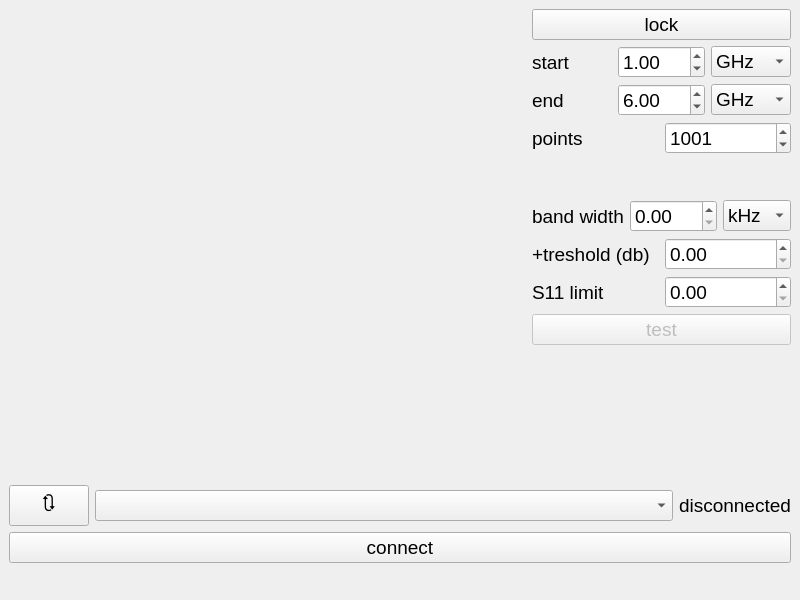
<?xml version="1.0" encoding="UTF-8"?>
<ui version="4.0">
 <class>MainWindow</class>
 <widget class="QMainWindow" name="MainWindow">
  <property name="geometry">
   <rect>
    <x>0</x>
    <y>0</y>
    <width>800</width>
    <height>600</height>
   </rect>
  </property>
  <property name="windowTitle">
   <string>MainWindow</string>
  </property>
  <widget class="QWidget" name="centralwidget">
   <layout class="QVBoxLayout" name="verticalLayout_4">
    <item>
     <layout class="QHBoxLayout" name="workingLayout">
      <item>
       <widget class="QCustomPlot" name="plot" native="true">
        <property name="sizePolicy">
         <sizepolicy hsizetype="Expanding" vsizetype="Expanding">
          <horstretch>0</horstretch>
          <verstretch>0</verstretch>
         </sizepolicy>
        </property>
       </widget>
      </item>
      <item>
       <spacer name="horizontalSpacer">
        <property name="orientation">
         <enum>Qt::Orientation::Horizontal</enum>
        </property>
        <property name="sizeType">
         <enum>QSizePolicy::Policy::Maximum</enum>
        </property>
        <property name="sizeHint" stdset="0">
         <size>
          <width>40</width>
          <height>20</height>
         </size>
        </property>
       </spacer>
      </item>
      <item>
       <layout class="QVBoxLayout" name="verticalLayout_2">
        <item>
         <widget class="QPushButton" name="lockPushButton">
          <property name="font">
           <font>
            <pointsize>14</pointsize>
           </font>
          </property>
          <property name="cursor">
           <cursorShape>PointingHandCursor</cursorShape>
          </property>
          <property name="text">
           <string>lock</string>
          </property>
         </widget>
        </item>
        <item>
         <layout class="QHBoxLayout" name="horizontalLayout_4">
          <item>
           <widget class="QLabel" name="label_3">
            <property name="font">
             <font>
              <pointsize>14</pointsize>
             </font>
            </property>
            <property name="text">
             <string>start</string>
            </property>
           </widget>
          </item>
          <item>
           <widget class="QDoubleSpinBox" name="startHzDoubleSpinBox">
            <property name="font">
             <font>
              <pointsize>14</pointsize>
             </font>
            </property>
            <property name="maximum">
             <double>999.990000000000009</double>
            </property>
            <property name="value">
             <double>1.000000000000000</double>
            </property>
           </widget>
          </item>
          <item>
           <widget class="QComboBox" name="startUnitComboBox">
            <property name="font">
             <font>
              <pointsize>14</pointsize>
             </font>
            </property>
            <property name="cursor">
             <cursorShape>PointingHandCursor</cursorShape>
            </property>
            <property name="currentIndex">
             <number>3</number>
            </property>
            <item>
             <property name="text">
              <string>Hz</string>
             </property>
            </item>
            <item>
             <property name="text">
              <string>kHz</string>
             </property>
            </item>
            <item>
             <property name="text">
              <string>MHz</string>
             </property>
            </item>
            <item>
             <property name="text">
              <string>GHz</string>
             </property>
            </item>
           </widget>
          </item>
         </layout>
        </item>
        <item>
         <layout class="QHBoxLayout" name="horizontalLayout_5">
          <item>
           <widget class="QLabel" name="label_4">
            <property name="font">
             <font>
              <pointsize>14</pointsize>
             </font>
            </property>
            <property name="text">
             <string>end</string>
            </property>
           </widget>
          </item>
          <item>
           <widget class="QDoubleSpinBox" name="endHzDoubleSpinBox">
            <property name="font">
             <font>
              <pointsize>14</pointsize>
             </font>
            </property>
            <property name="maximum">
             <double>999.990000000000009</double>
            </property>
            <property name="value">
             <double>6.000000000000000</double>
            </property>
           </widget>
          </item>
          <item>
           <widget class="QComboBox" name="endUnitComboBox">
            <property name="font">
             <font>
              <pointsize>14</pointsize>
             </font>
            </property>
            <property name="cursor">
             <cursorShape>PointingHandCursor</cursorShape>
            </property>
            <property name="currentIndex">
             <number>3</number>
            </property>
            <item>
             <property name="text">
              <string>Hz</string>
             </property>
            </item>
            <item>
             <property name="text">
              <string>kHz</string>
             </property>
            </item>
            <item>
             <property name="text">
              <string>MHz</string>
             </property>
            </item>
            <item>
             <property name="text">
              <string>GHz</string>
             </property>
            </item>
           </widget>
          </item>
         </layout>
        </item>
        <item>
         <layout class="QHBoxLayout" name="horizontalLayout_2">
          <item>
           <widget class="QLabel" name="label">
            <property name="font">
             <font>
              <pointsize>14</pointsize>
             </font>
            </property>
            <property name="text">
             <string>points</string>
            </property>
           </widget>
          </item>
          <item>
           <widget class="QSpinBox" name="pointsCountSpinBox">
            <property name="font">
             <font>
              <pointsize>14</pointsize>
             </font>
            </property>
            <property name="minimum">
             <number>1</number>
            </property>
            <property name="maximum">
             <number>5001</number>
            </property>
            <property name="value">
             <number>1001</number>
            </property>
           </widget>
          </item>
         </layout>
        </item>
        <item>
         <spacer name="verticalSpacer_2">
          <property name="orientation">
           <enum>Qt::Orientation::Vertical</enum>
          </property>
          <property name="sizeHint" stdset="0">
           <size>
            <width>20</width>
            <height>40</height>
           </size>
          </property>
         </spacer>
        </item>
        <item>
         <layout class="QHBoxLayout" name="horizontalLayout_3">
          <item>
           <widget class="QLabel" name="label_2">
            <property name="font">
             <font>
              <pointsize>14</pointsize>
             </font>
            </property>
            <property name="text">
             <string>band width</string>
            </property>
           </widget>
          </item>
          <item>
           <widget class="QDoubleSpinBox" name="bandWidthDoubleSpinBox">
            <property name="font">
             <font>
              <pointsize>14</pointsize>
             </font>
            </property>
            <property name="maximum">
             <double>999.990000000000009</double>
            </property>
           </widget>
          </item>
          <item>
           <widget class="QComboBox" name="bandWidthComboBox">
            <property name="font">
             <font>
              <pointsize>14</pointsize>
             </font>
            </property>
            <property name="cursor">
             <cursorShape>PointingHandCursor</cursorShape>
            </property>
            <property name="currentIndex">
             <number>1</number>
            </property>
            <item>
             <property name="text">
              <string>Hz</string>
             </property>
            </item>
            <item>
             <property name="text">
              <string>kHz</string>
             </property>
            </item>
            <item>
             <property name="text">
              <string>MHz</string>
             </property>
            </item>
            <item>
             <property name="text">
              <string>GHz</string>
             </property>
            </item>
           </widget>
          </item>
         </layout>
        </item>
        <item>
         <layout class="QHBoxLayout" name="horizontalLayout_7">
          <item>
           <widget class="QLabel" name="label_5">
            <property name="font">
             <font>
              <pointsize>14</pointsize>
             </font>
            </property>
            <property name="text">
             <string>+treshold (db)</string>
            </property>
           </widget>
          </item>
          <item>
           <widget class="QDoubleSpinBox" name="tresholdDoubleSpinBox">
            <property name="font">
             <font>
              <pointsize>14</pointsize>
             </font>
            </property>
            <property name="maximum">
             <double>99.000000000000000</double>
            </property>
           </widget>
          </item>
         </layout>
        </item>
        <item>
         <layout class="QHBoxLayout" name="horizontalLayout_6">
          <item>
           <widget class="QLabel" name="label_6">
            <property name="font">
             <font>
              <pointsize>14</pointsize>
             </font>
            </property>
            <property name="text">
             <string>S11 limit</string>
            </property>
           </widget>
          </item>
          <item>
           <widget class="QDoubleSpinBox" name="limitDoubleSpinBox">
            <property name="font">
             <font>
              <pointsize>14</pointsize>
             </font>
            </property>
            <property name="maximum">
             <double>99.000000000000000</double>
            </property>
           </widget>
          </item>
         </layout>
        </item>
        <item>
         <widget class="QPushButton" name="testButton">
          <property name="enabled">
           <bool>false</bool>
          </property>
          <property name="font">
           <font>
            <pointsize>14</pointsize>
           </font>
          </property>
          <property name="cursor">
           <cursorShape>PointingHandCursor</cursorShape>
          </property>
          <property name="text">
           <string>test</string>
          </property>
         </widget>
        </item>
       </layout>
      </item>
     </layout>
    </item>
    <item>
     <widget class="QLabel" name="statusLabel">
      <property name="sizePolicy">
       <sizepolicy hsizetype="Preferred" vsizetype="Expanding">
        <horstretch>0</horstretch>
        <verstretch>0</verstretch>
       </sizepolicy>
      </property>
      <property name="text">
       <string/>
      </property>
     </widget>
    </item>
    <item>
     <layout class="QVBoxLayout" name="verticalLayout_3">
      <item>
       <layout class="QVBoxLayout" name="verticalLayout">
        <item>
         <layout class="QHBoxLayout" name="horizontalLayout">
          <item>
           <widget class="QPushButton" name="reloadPushButton">
            <property name="sizePolicy">
             <sizepolicy hsizetype="Maximum" vsizetype="Fixed">
              <horstretch>0</horstretch>
              <verstretch>0</verstretch>
             </sizepolicy>
            </property>
            <property name="font">
             <font>
              <pointsize>14</pointsize>
             </font>
            </property>
            <property name="cursor">
             <cursorShape>PointingHandCursor</cursorShape>
            </property>
            <property name="text">
             <string>🔃</string>
            </property>
           </widget>
          </item>
          <item>
           <widget class="QComboBox" name="comPortsComboBox">
            <property name="sizePolicy">
             <sizepolicy hsizetype="Expanding" vsizetype="Maximum">
              <horstretch>0</horstretch>
              <verstretch>0</verstretch>
             </sizepolicy>
            </property>
            <property name="font">
             <font>
              <pointsize>14</pointsize>
             </font>
            </property>
            <property name="cursor">
             <cursorShape>PointingHandCursor</cursorShape>
            </property>
           </widget>
          </item>
          <item>
           <widget class="QLabel" name="connectLabel">
            <property name="sizePolicy">
             <sizepolicy hsizetype="Preferred" vsizetype="Maximum">
              <horstretch>0</horstretch>
              <verstretch>0</verstretch>
             </sizepolicy>
            </property>
            <property name="font">
             <font>
              <pointsize>14</pointsize>
             </font>
            </property>
            <property name="text">
             <string>disconnected</string>
            </property>
           </widget>
          </item>
         </layout>
        </item>
        <item>
         <widget class="QPushButton" name="connectButton">
          <property name="font">
           <font>
            <pointsize>14</pointsize>
           </font>
          </property>
          <property name="cursor">
           <cursorShape>PointingHandCursor</cursorShape>
          </property>
          <property name="text">
           <string>connect</string>
          </property>
         </widget>
        </item>
       </layout>
      </item>
     </layout>
    </item>
    <item>
     <widget class="QLabel" name="nameLabel">
      <property name="font">
       <font>
        <pointsize>14</pointsize>
       </font>
      </property>
      <property name="text">
       <string/>
      </property>
     </widget>
    </item>
   </layout>
  </widget>
 </widget>
 <customwidgets>
  <customwidget>
   <class>QCustomPlot</class>
   <extends>QWidget</extends>
   <header location="global">qcustomplot.h</header>
   <container>1</container>
  </customwidget>
 </customwidgets>
 <resources/>
 <connections/>
</ui>
